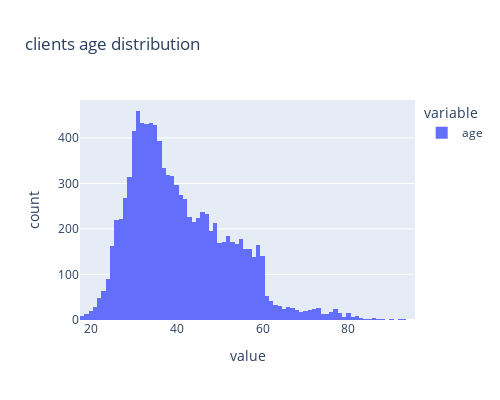
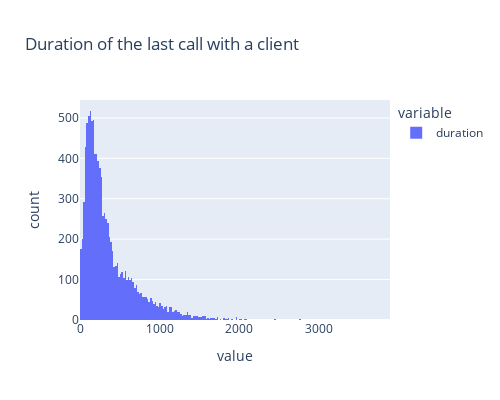

Notebook code for these charts, in order:
### Markdown cell above
### Задания 4 и 5

### Code cell
#рассчитайте описательные статистики для категориальных переменных, проинтерпретируйте результат
#ваш код
#постройте визуализации, иллюстрирующие результаты
fig2 = plx.histogram(cleaned.age,
                     title='clients age distribution',
                     width = 500,
                     height = 400
            )
fig2.show()
fig3 = plx.histogram(cleaned.duration,
                     title='Duration of the last call with a client',
                     width = 500,
                     height = 400
            )
fig3.show()
display(cleaned.age.max())
display(cleaned.duration.min())

### Figure 1 — Plotly figure (JSON) as saved in the notebook; plotly's stock layout.template omitted (floating-point values rounded to 4 significant figures; data arrays with more than 128 entries replaced by an {"elided": "..."} marker saying what was removed)
{"data": [{"alignmentgroup": "True", "bingroup": "x", "hovertemplate": "variable=age<br>value=%{x}<br>count=%{y}<extra></extra>", "legendgroup": "age", "marker": {"color": "#636efa", "pattern": {"shape": ""}}, "name": "age", "offsetgroup": "age", "orientation": "v", "showlegend": true, "type": "histogram", "x": {"elided": "10105 int values"}, "xaxis": "x", "yaxis": "y"}], "layout": {"barmode": "relative", "height": 400, "legend": {"title": {"text": "variable"}, "tracegroupgap": 0}, "title": {"text": "clients age distribution"}, "width": 500, "xaxis": {"anchor": "y", "domain": [0, 1], "title": {"text": "value"}}, "yaxis": {"anchor": "x", "domain": [0, 1], "title": {"text": "count"}}}}

### Figure 2 — Plotly figure (JSON) as saved in the notebook; plotly's stock layout.template omitted (floating-point values rounded to 4 significant figures; data arrays with more than 128 entries replaced by an {"elided": "..."} marker saying what was removed)
{"data": [{"alignmentgroup": "True", "bingroup": "x", "hovertemplate": "variable=duration<br>value=%{x}<br>count=%{y}<extra></extra>", "legendgroup": "duration", "marker": {"color": "#636efa", "pattern": {"shape": ""}}, "name": "duration", "offsetgroup": "duration", "orientation": "v", "showlegend": true, "type": "histogram", "x": {"elided": "10105 int values"}, "xaxis": "x", "yaxis": "y"}], "layout": {"barmode": "relative", "height": 400, "legend": {"title": {"text": "variable"}, "tracegroupgap": 0}, "title": {"text": "Duration of the last call with a client"}, "width": 500, "xaxis": {"anchor": "y", "domain": [0, 1], "title": {"text": "value"}}, "yaxis": {"anchor": "x", "domain": [0, 1], "title": {"text": "count"}}}}
